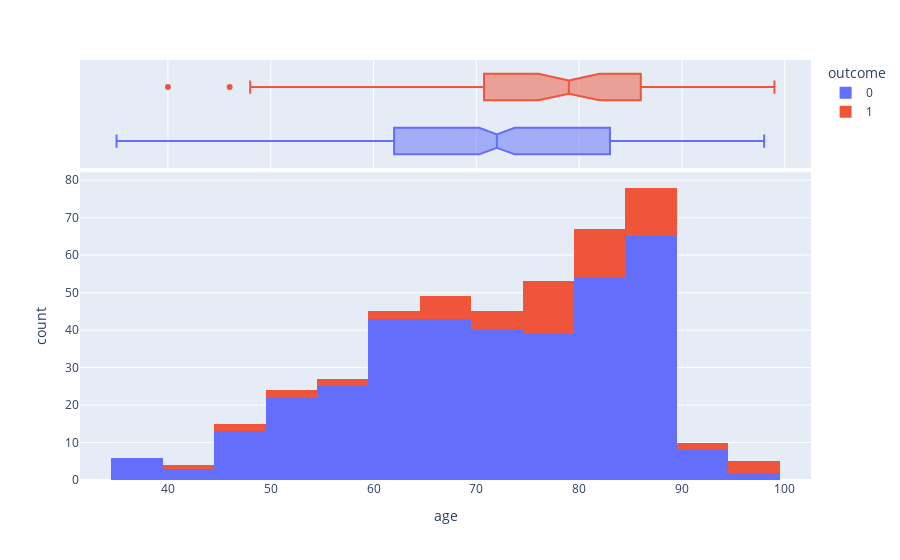

Write notebook code for a chart like this one.
### Code cell
import plotly.express as px
fig = px.histogram(df, x="age", color="outcome", marginal="box", hover_data=df.columns)
fig.show()

### Figure 1 — Plotly figure (JSON) as saved in the notebook; plotly's stock layout.template omitted (floating-point values rounded to 4 significant figures; data arrays with more than 128 entries replaced by an {"elided": "..."} marker saying what was removed)
{"data": [{"alignmentgroup": "True", "bingroup": "x", "hovertemplate": "outcome=0<br>age=%{x}<br>count=%{y}<extra></extra>", "legendgroup": "0", "marker": {"color": "#636efa"}, "name": "0", "offsetgroup": "0", "orientation": "v", "showlegend": true, "type": "histogram", "x": {"elided": "363 int values"}, "xaxis": "x", "yaxis": "y"}, {"alignmentgroup": "True", "customdata": {"elided": "363x51 int values"}, "hovertemplate": "outcome=%{customdata[2]}<br>age=%{customdata[3]}<br>group=%{customdata[0]}<br>ID=%{customdata[1]}<br>gendera=%{customdata[4]}<br>BMI=%{customdata[5]}<br>hypertensive=%{customdata[6]}<br>atrialfibrillation=%{customdata[7]}<br>CHD with no MI=%{customdata[8]}<br>diabetes=%{customdata[9]}<br>deficiencyanemias=%{customdata[10]}<br>depression=%{customdata[11]}<br>Hyperlipemia=%{customdata[12]}<br>Renal failure=%{customdata[13]}<br>COPD=%{customdata[14]}<br>heart rate=%{customdata[15]}<br>Systolic blood pressure=%{customdata[16]}<br>Diastolic blood pressure=%{customdata[17]}<br>Respiratory rate=%{customdata[18]}<br>temperature=%{customdata[19]}<br>SP O2=%{customdata[20]}<br>Urine output=%{customdata[21]}<br>hematocrit=%{customdata[22]}<br>RBC=%{customdata[23]}<br>MCH=%{customdata[24]}<br>MCHC=%{customdata[25]}<br>MCV=%{customdata[26]}<br>RDW=%{customdata[27]}<br>Leucocyte=%{customdata[28]}<br>Platelets=%{customdata[29]}<br>Neutrophils=%{customdata[30]}<br>Basophils=%{customdata[31]}<br>Lymphocyte=%{customdata[32]}<br>PT=%{customdata[33]}<br>INR=%{customdata[34]}<br>NT-proBNP=%{customdata[35]}<br>Creatine kinase=%{customdata[36]}<br>Creatinine=%{customdata[37]}<br>Urea nitrogen=%{customdata[38]}<br>glucose=%{customdata[39]}<br>Blood potassium=%{customdata[40]}<br>Blood sodium=%{customdata[41]}<br>Blood calcium=%{customdata[42]}<br>Chloride=%{customdata[43]}<br>Anion gap=%{customdata[44]}<br>Magnesium ion=%{customdata[45]}<br>PH=%{customdata[46]}<br>Bicarbonate=%{customdata[47]}<br>Lactic acid=%{customdata[48]}<br>PCO2=%{customdata[49]}<br>EF=%{customdata[50]}<extra></extra>", "legendgroup": "0", "marker": {"color": "#636efa"}, "name": "0", "notched": true, "offsetgroup": "0", "showlegend": false, "type": "box", "x": {"elided": "363 int values"}, "xaxis": "x2", "yaxis": "y2"}, {"alignmentgroup": "True", "bingroup": "x", "hovertemplate": "outcome=1<br>age=%{x}<br>count=%{y}<extra></extra>", "legendgroup": "1", "marker": {"color": "#EF553B"}, "name": "1", "offsetgroup": "1", "orientation": "v", "showlegend": true, "type": "histogram", "x": [78, 83, 74, 53, 78, 76, 79, 86, 40, 48, 89, 89, 69, 55, 67, 86, 96, 82, 84, 70, 87, 64, 89, 84, 77, 73, 88, 80, 92, 86, 83, 64, 46, 99, 72, 83, 75, 92, 79, 89, 79, 78, 79, 80, 52, 65, 89, 78, 96, 78, 77, 89, 84, 82, 83, 80, 77, 66, 69, 80, 68, 89, 71, 55, 88], "xaxis": "x", "yaxis": "y"}, {"alignmentgroup": "True", "customdata": {"elided": "65x51 int values"}, "hovertemplate": "outcome=%{customdata[2]}<br>age=%{customdata[3]}<br>group=%{customdata[0]}<br>ID=%{customdata[1]}<br>gendera=%{customdata[4]}<br>BMI=%{customdata[5]}<br>hypertensive=%{customdata[6]}<br>atrialfibrillation=%{customdata[7]}<br>CHD with no MI=%{customdata[8]}<br>diabetes=%{customdata[9]}<br>deficiencyanemias=%{customdata[10]}<br>depression=%{customdata[11]}<br>Hyperlipemia=%{customdata[12]}<br>Renal failure=%{customdata[13]}<br>COPD=%{customdata[14]}<br>heart rate=%{customdata[15]}<br>Systolic blood pressure=%{customdata[16]}<br>Diastolic blood pressure=%{customdata[17]}<br>Respiratory rate=%{customdata[18]}<br>temperature=%{customdata[19]}<br>SP O2=%{customdata[20]}<br>Urine output=%{customdata[21]}<br>hematocrit=%{customdata[22]}<br>RBC=%{customdata[23]}<br>MCH=%{customdata[24]}<br>MCHC=%{customdata[25]}<br>MCV=%{customdata[26]}<br>RDW=%{customdata[27]}<br>Leucocyte=%{customdata[28]}<br>Platelets=%{customdata[29]}<br>Neutrophils=%{customdata[30]}<br>Basophils=%{customdata[31]}<br>Lymphocyte=%{customdata[32]}<br>PT=%{customdata[33]}<br>INR=%{customdata[34]}<br>NT-proBNP=%{customdata[35]}<br>Creatine kinase=%{customdata[36]}<br>Creatinine=%{customdata[37]}<br>Urea nitrogen=%{customdata[38]}<br>glucose=%{customdata[39]}<br>Blood potassium=%{customdata[40]}<br>Blood sodium=%{customdata[41]}<br>Blood calcium=%{customdata[42]}<br>Chloride=%{customdata[43]}<br>Anion gap=%{customdata[44]}<br>Magnesium ion=%{customdata[45]}<br>PH=%{customdata[46]}<br>Bicarbonate=%{customdata[47]}<br>Lactic acid=%{customdata[48]}<br>PCO2=%{customdata[49]}<br>EF=%{customdata[50]}<extra></extra>", "legendgroup": "1", "marker": {"color": "#EF553B"}, "name": "1", "notched": true, "offsetgroup": "1", "showlegend": false, "type": "box", "x": [78, 83, 74, 53, 78, 76, 79, 86, 40, 48, 89, 89, 69, 55, 67, 86, 96, 82, 84, 70, 87, 64, 89, 84, 77, 73, 88, 80, 92, 86, 83, 64, 46, 99, 72, 83, 75, 92, 79, 89, 79, 78, 79, 80, 52, 65, 89, 78, 96, 78, 77, 89, 84, 82, 83, 80, 77, 66, 69, 80, 68, 89, 71, 55, 88], "xaxis": "x2", "yaxis": "y2"}], "layout": {"barmode": "relative", "legend": {"title": {"text": "outcome"}, "tracegroupgap": 0}, "margin": {"t": 60}, "xaxis": {"anchor": "y", "domain": [0, 1], "title": {"text": "age"}}, "xaxis2": {"anchor": "y2", "domain": [0, 1], "matches": "x", "showgrid": true, "showticklabels": false}, "yaxis": {"anchor": "x", "domain": [0, 0.7326], "title": {"text": "count"}}, "yaxis2": {"anchor": "x2", "domain": [0.7426, 1], "matches": "y2", "showgrid": false, "showline": false, "showticklabels": false, "ticks": ""}}}
